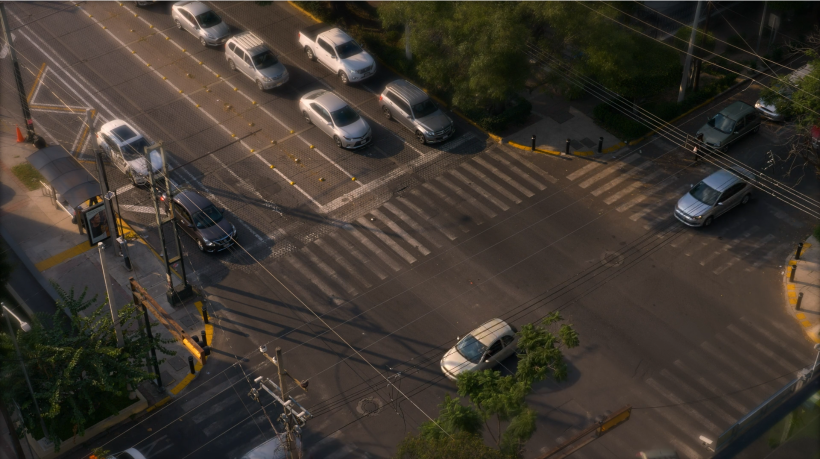
#> input picture find_similarities_between_images/TrafficPPT.png, 1640 x 918 px (shown at 1/2 size)
$ python find_similarities_between_images.py
#> lines starting #> are read from the running program, lines starting #| are printed output that depends on the picture
import cv2
import numpy as np

original = cv2.imread("TrafficPPT.png")
#> original is the input picture: shape (918, 1640, 3); mean B, G, R 46.3, 54.5, 61.8
image_to_compare = cv2.imread("Target car.png")
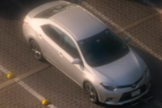
#> input picture find_similarities_between_images/Target car.png, 162 x 108 px
#> image_to_compare is the input picture: shape (108, 162, 3); mean B, G, R 76.7, 83.3, 94.8


# 1) Check if 2 images are equals
if original.shape == image_to_compare.shape:
    print("The images have same size and channels")
    difference = cv2.subtract(original, image_to_compare)
    b, g, r = cv2.split(difference)
    cv2.imshow("Difference",difference)
    if cv2.countNonZero(b) == 0 and cv2.countNonZero(g) == 0 and cv2.countNonZero(r) == 0:
        print("The images are completely Equal")
    else:
        print("The images are NOT equal")

# 2) Check for similarities between the 2 images

sift = cv2.xfeatures2d.SIFT_create()
kp_1, desc_1 = sift.detectAndCompute(original, None)
#> kp_1 = 3314 keypoints; strongest (x, y, size): (744, 439, 2), (916, 677, 2.7), (592, 320, 2.1), (200, 487, 4.6)
kp_2, desc_2 = sift.detectAndCompute(image_to_compare, None)
#> kp_2 = 56 keypoints; strongest (x, y, size): (33, 25, 15.4), (91, 75, 12.2), (101, 49, 21.6), (50, 31, 7.4)
# [4 lines of commented-out code are left out]
index_params = dict(algorithm=0, trees=5)
search_params = dict()
flann = cv2.FlannBasedMatcher(index_params, search_params)

matches = flann.knnMatch(desc_1, desc_2, k=2)
#> matches = 3314 matches

good_points = []
ratio = 0.6

for m, n in matches:
    print('',end='')
    if m.distance < ratio*n.distance :
        good_points.append(m)
#> this loop made 3314 passes
#> after the loop, good_points = 60 matches
print(good_points)
#> (printed output is left out)

result = cv2.drawMatches(original, kp_1, image_to_compare, kp_2, good_points, None)
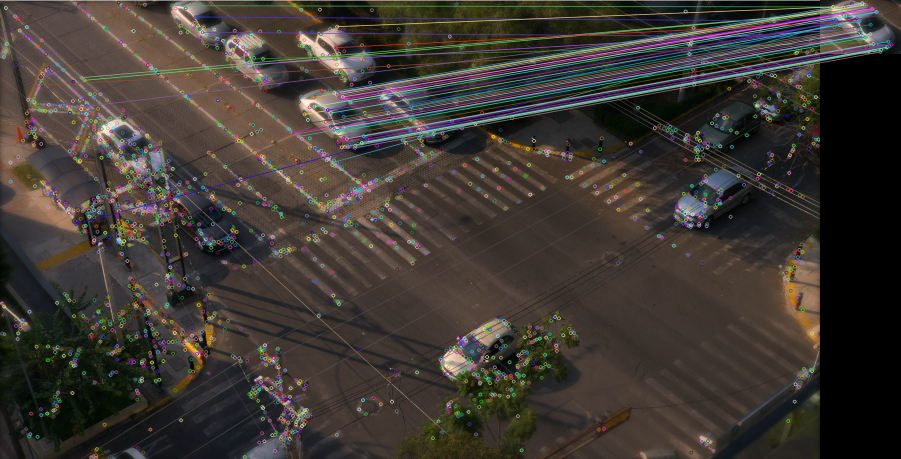
#> result: shape (918, 1802, 3) (shown at 1/2 size); mean B, G, R 50.5, 56.3, 62.3

result= cv2.resize(result,(1000,600))
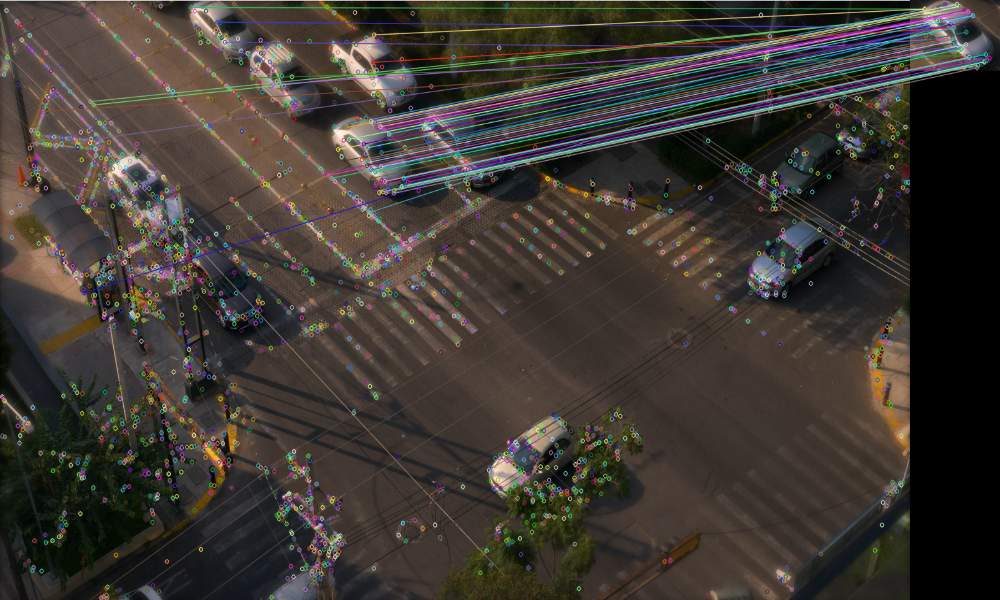
#> result: shape (600, 1000, 3); mean B, G, R 50.4, 56.2, 62.2
cv2.imshow("result", result)
#cv2.imshow("Original", original)
#cv2.imshow("Duplicate", image_to_compare)
cv2.waitKey(0)
cv2.destroyAllWindows()
